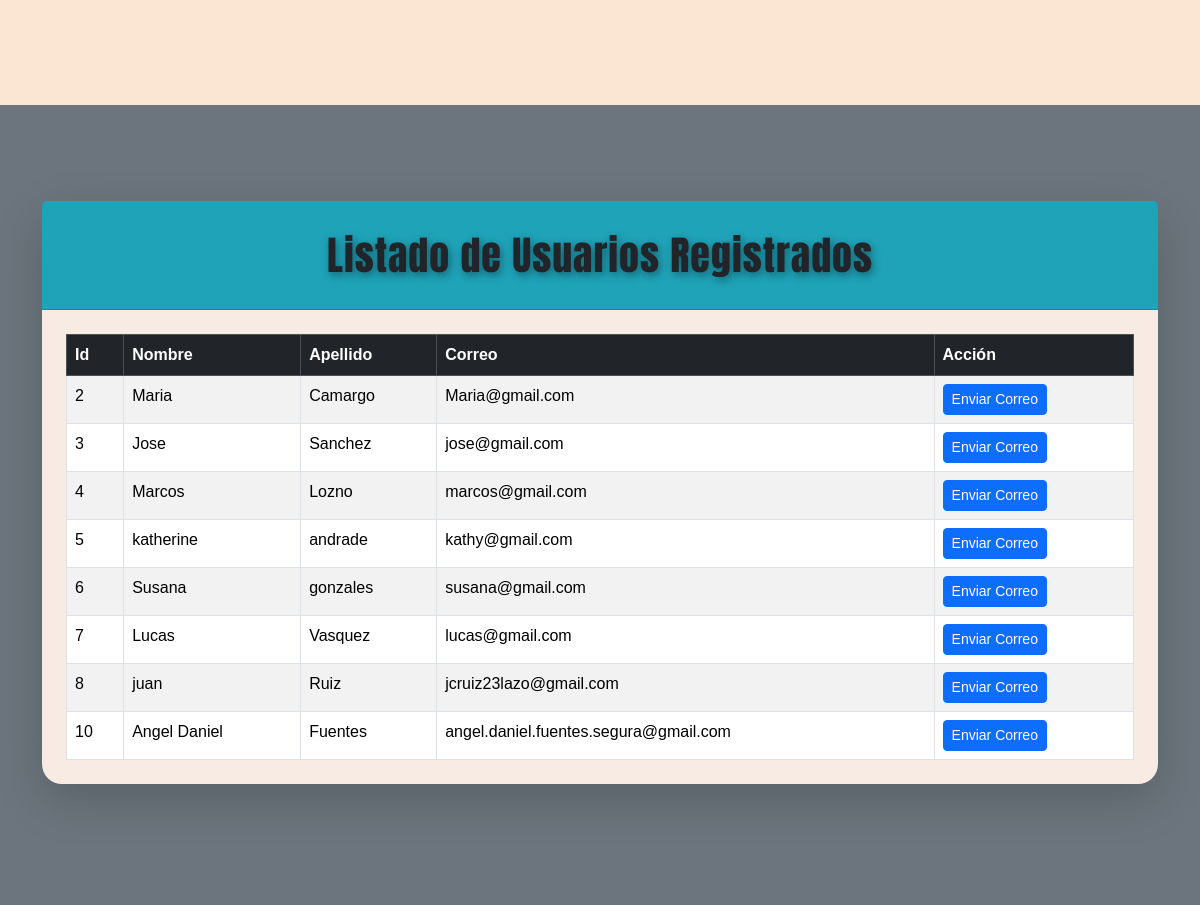
The app's page /administrar.php (signed in) with its own data.
### tables this page shows
CREATE TABLE `users` (
  `id` int(11) NOT NULL,
  `nombre` varchar(30) NOT NULL,
  `apellido` varchar(30) NOT NULL,
  `email` varchar(100) NOT NULL,
  `password` varchar(100) NOT NULL,
  `perfil` int(11) NOT NULL,
  `imagen` varchar(300) DEFAULT NULL
);

### controladores/funciones.php (called while the page is built, shortened)
<?php
function buscarUsuariosPerfil($bd, $tabla)
{
    $sql = "Select * from $tabla";
    $query = $bd->prepare($sql);
    $query->execute();
    $usuarios = $query->fetchAll(PDO::FETCH_ASSOC);
    return $usuarios;
}

### administrar.php (the view, shortened to what this page needs)
<?php
require_once('./controladores/funciones.php');
$bd = conexion('localhost', 'restaurant', 'root', '');
$usuarios = buscarUsuariosPerfil($bd, 'users');
?>
<!DOCTYPE html>
<html lang="en">
<head>
    <link href="https://cdn.jsdelivr.net/npm/bootstrap@5.3.2/dist/css/bootstrap.min.css" rel="stylesheet">
    <link href="https://cdn.jsdelivr.net/npm/bootstrap-icons@1.11.1/font/bootstrap-icons.css" rel="stylesheet">
    <link rel="stylesheet" href="css/style.css">
</head>
<body>
    <div class="bg-secondary min-vh-100 pt-5">
        <div class="container mt-5">
            <div class="card shadow-lg">
                <div class="card-header text-center titulo-admin">
                    <h1 class="fw-light display-6 mb-0 text-dark">
                        Listado de Usuarios Registrados
                    </h1>
                </div>
                <div class="card-body p-4">
                    <table class="table table-striped table-bordered mb-0">
                        <thead class="table-dark">
                            <tr>
                                <th>Id</th>
                                <th>Nombre</th>
                                <th>Apellido</th>
                                <th>Correo</th>
                                <th>Acción</th>
                            </tr>
                        </thead>
                        <tbody>
                            <?php foreach ($usuarios as $usuario) : ?>
                                <tr>
                                    <td><?= $usuario['id'] ?></td>
                                    <td><?= $usuario['nombre'] ?></td>
                                    <td><?= $usuario['apellido'] ?></td>
                                    <td><?= $usuario['email'] ?></td>
                                    <td>
                                        <a href="enviar_correo.php?id=<?= $usuario['id'] ?>"
                                            class="btn btn-primary btn-sm">
                                            Enviar Correo
                                        </a>
                                    </td>
                                </tr>
                            <?php endforeach; ?>
                        </tbody>
                    </table>
                </div>
            </div>
        </div>
    </div>
</body>
</html>

### css/style.css (style rules this page uses)
body { margin: 0; overflow-x: hidden; font-family: 'Poppins', sans-serif; background: #fbe6d4; padding-top: 105px; }
.card { border: none; border-radius: 20px; transition: transform 0.3s ease, box-shadow 0.3s ease; background-color: #f7ebe3; }
.titulo-admin { background-color: #1fa3b8; padding: 30px; font-family: 'Anton', sans-serif; letter-spacing: 1px; }
.titulo-admin h1 { font-family: 'Anton', sans-serif; text-shadow: 2px 3px 8px rgba(0,0,0,0.4); }

### records on screen
users: id "2", nombre "Maria", apellido "Camargo", email "Maria@gmail.com"
users: id "3", nombre "Jose", apellido "Sanchez", email "jose@gmail.com"
users: id "4", nombre "Marcos", apellido "Lozno", email "marcos@gmail.com"
users: id "5", nombre "katherine", apellido "andrade", email "kathy@gmail.com"
users: id "6", nombre "Susana", apellido "gonzales", email "susana@gmail.com"
users: id "7", nombre "Lucas", apellido "Vasquez", email "lucas@gmail.com"
users: id "8", nombre "juan", apellido "Ruiz", email "jcruiz23lazo@gmail.com"
users: id "10", nombre "Angel Daniel", apellido "Fuentes", email "angel.daniel.fuentes.segura@gmail.com"
